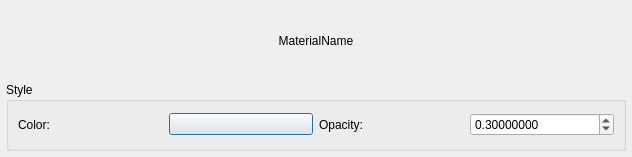
<?xml version="1.0" encoding="UTF-8"?>
<ui version="4.0">
 <class>azimuthal_overlay_style_picker</class>
 <widget class="QDialog" name="azimuthal_overlay_style_picker">
  <property name="geometry">
   <rect>
    <x>0</x>
    <y>0</y>
    <width>632</width>
    <height>157</height>
   </rect>
  </property>
  <property name="windowTitle">
   <string>Azimuthal Overlay Style Editor</string>
  </property>
  <layout class="QGridLayout" name="gridLayout">
   <property name="leftMargin">
    <number>6</number>
   </property>
   <property name="topMargin">
    <number>6</number>
   </property>
   <property name="rightMargin">
    <number>6</number>
   </property>
   <property name="bottomMargin">
    <number>6</number>
   </property>
   <item row="0" column="0" colspan="2">
    <widget class="QLabel" name="material_name">
     <property name="text">
      <string>MaterialName</string>
     </property>
     <property name="alignment">
      <set>Qt::AlignCenter</set>
     </property>
    </widget>
   </item>
   <item row="3" column="0" colspan="2">
    <widget class="QGroupBox" name="style_group">
     <property name="title">
      <string>Style</string>
     </property>
     <layout class="QGridLayout" name="gridLayout_4">
      <item row="0" column="2">
       <widget class="QLabel" name="opacity_label">
        <property name="text">
         <string>Opacity:</string>
        </property>
        <property name="buddy">
         <cstring>opacity</cstring>
        </property>
       </widget>
      </item>
      <item row="0" column="1">
       <widget class="QPushButton" name="color">
        <property name="text">
         <string/>
        </property>
       </widget>
      </item>
      <item row="0" column="3">
       <widget class="ScientificDoubleSpinBox" name="opacity">
        <property name="keyboardTracking">
         <bool>false</bool>
        </property>
        <property name="decimals">
         <number>8</number>
        </property>
        <property name="maximum">
         <double>1.000000000000000</double>
        </property>
        <property name="singleStep">
         <double>0.100000000000000</double>
        </property>
        <property name="value">
         <double>0.300000000000000</double>
        </property>
       </widget>
      </item>
      <item row="0" column="0">
       <widget class="QLabel" name="color_label">
        <property name="text">
         <string>Color:</string>
        </property>
        <property name="buddy">
         <cstring>color</cstring>
        </property>
       </widget>
      </item>
     </layout>
    </widget>
   </item>
  </layout>
 </widget>
 <customwidgets>
  <customwidget>
   <class>ScientificDoubleSpinBox</class>
   <extends>QDoubleSpinBox</extends>
   <header>scientificspinbox.py</header>
  </customwidget>
 </customwidgets>
 <tabstops>
  <tabstop>color</tabstop>
  <tabstop>opacity</tabstop>
 </tabstops>
 <resources/>
 <connections/>
</ui>
